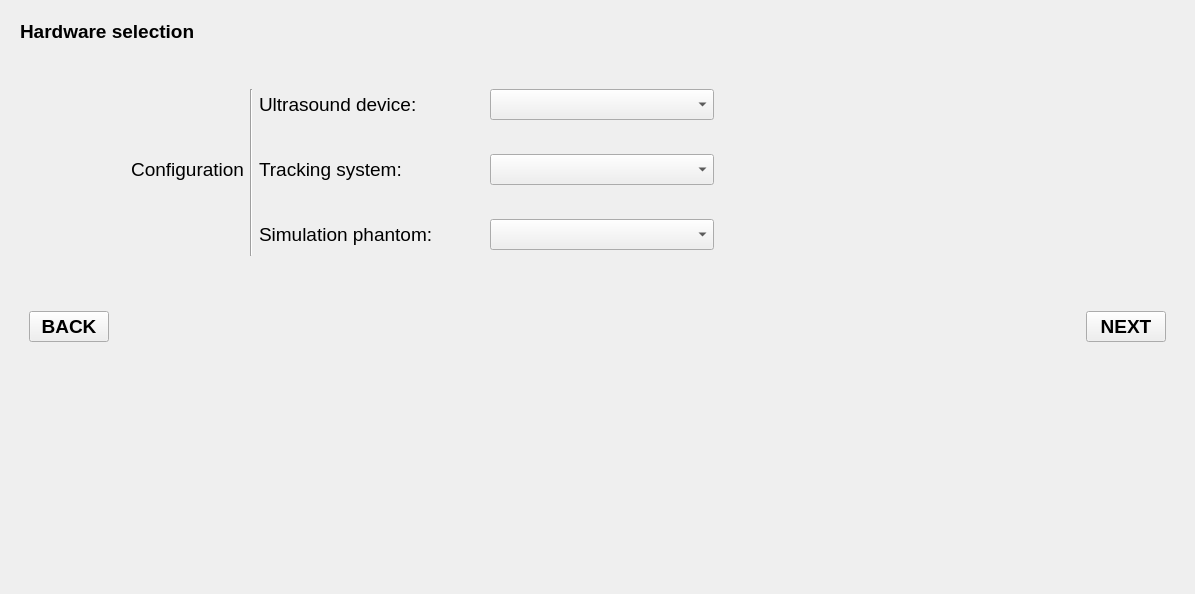
<?xml version="1.0" encoding="UTF-8"?>
<ui version="4.0">
 <class>Dashboard</class>
 <widget class="qMRMLWidget" name="Dashboard">
  <property name="geometry">
   <rect>
    <x>0</x>
    <y>0</y>
    <width>1195</width>
    <height>594</height>
   </rect>
  </property>
  <layout class="QVBoxLayout" name="verticalLayout">
   <item>
    <widget class="QFrame" name="frame">
     <property name="font">
      <font>
       <pointsize>11</pointsize>
       <weight>50</weight>
       <bold>false</bold>
      </font>
     </property>
     <property name="frameShape">
      <enum>QFrame::NoFrame</enum>
     </property>
     <property name="frameShadow">
      <enum>QFrame::Raised</enum>
     </property>
     <layout class="QGridLayout" name="gridLayout_2">
      <item row="4" column="2">
       <widget class="QLabel" name="label_40">
        <property name="font">
         <font>
          <pointsize>14</pointsize>
          <weight>50</weight>
          <bold>false</bold>
         </font>
        </property>
        <property name="text">
         <string/>
        </property>
       </widget>
      </item>
      <item row="1" column="2">
       <widget class="QLabel" name="label_20">
        <property name="font">
         <font>
          <pointsize>5</pointsize>
          <weight>50</weight>
          <bold>false</bold>
         </font>
        </property>
        <property name="text">
         <string/>
        </property>
       </widget>
      </item>
      <item row="7" column="3">
       <widget class="QComboBox" name="simulationPhantomComboBox">
        <property name="font">
         <font>
          <pointsize>14</pointsize>
          <weight>50</weight>
          <bold>false</bold>
         </font>
        </property>
       </widget>
      </item>
      <item row="1" column="0">
       <widget class="QLabel" name="label_1">
        <property name="font">
         <font>
          <pointsize>14</pointsize>
          <weight>75</weight>
          <bold>true</bold>
         </font>
        </property>
        <property name="text">
         <string>Hardware selection</string>
        </property>
       </widget>
      </item>
      <item row="11" column="0" colspan="6">
       <widget class="QFrame" name="navigationBar">
        <property name="frameShape">
         <enum>QFrame::NoFrame</enum>
        </property>
        <property name="frameShadow">
         <enum>QFrame::Raised</enum>
        </property>
        <layout class="QHBoxLayout" name="horizontalLayout">
         <item>
          <widget class="QPushButton" name="previousPageButton">
           <property name="font">
            <font>
             <pointsize>14</pointsize>
             <weight>75</weight>
             <bold>true</bold>
            </font>
           </property>
           <property name="text">
            <string>BACK</string>
           </property>
          </widget>
         </item>
         <item>
          <spacer name="horizontalSpacer">
           <property name="orientation">
            <enum>Qt::Horizontal</enum>
           </property>
           <property name="sizeHint" stdset="0">
            <size>
             <width>960</width>
             <height>20</height>
            </size>
           </property>
          </spacer>
         </item>
         <item>
          <widget class="QPushButton" name="nextPageButton">
           <property name="font">
            <font>
             <pointsize>14</pointsize>
             <weight>75</weight>
             <bold>true</bold>
            </font>
           </property>
           <property name="text">
            <string>NEXT</string>
           </property>
          </widget>
         </item>
        </layout>
       </widget>
      </item>
      <item row="3" column="1" rowspan="6">
       <widget class="Line" name="line">
        <property name="font">
         <font>
          <pointsize>11</pointsize>
          <weight>50</weight>
          <bold>false</bold>
         </font>
        </property>
        <property name="orientation">
         <enum>Qt::Vertical</enum>
        </property>
       </widget>
      </item>
      <item row="6" column="2">
       <widget class="QLabel" name="label_50">
        <property name="font">
         <font>
          <pointsize>14</pointsize>
          <weight>50</weight>
          <bold>false</bold>
         </font>
        </property>
        <property name="text">
         <string/>
        </property>
       </widget>
      </item>
      <item row="7" column="2">
       <widget class="QLabel" name="label_5">
        <property name="font">
         <font>
          <pointsize>14</pointsize>
          <weight>50</weight>
          <bold>false</bold>
         </font>
        </property>
        <property name="text">
         <string>Simulation phantom:</string>
        </property>
       </widget>
      </item>
      <item row="5" column="2">
       <widget class="QLabel" name="label_4">
        <property name="font">
         <font>
          <pointsize>14</pointsize>
          <weight>50</weight>
          <bold>false</bold>
         </font>
        </property>
        <property name="text">
         <string>Tracking system:</string>
        </property>
       </widget>
      </item>
      <item row="3" column="4">
       <widget class="QLabel" name="label_30">
        <property name="font">
         <font>
          <pointsize>11</pointsize>
          <weight>50</weight>
          <bold>false</bold>
         </font>
        </property>
        <property name="text">
         <string/>
        </property>
       </widget>
      </item>
      <item row="10" column="2">
       <spacer name="verticalSpacer_2">
        <property name="orientation">
         <enum>Qt::Vertical</enum>
        </property>
        <property name="sizeHint" stdset="0">
         <size>
          <width>20</width>
          <height>40</height>
         </size>
        </property>
       </spacer>
      </item>
      <item row="3" column="2">
       <widget class="QLabel" name="label_3">
        <property name="font">
         <font>
          <pointsize>14</pointsize>
          <weight>50</weight>
          <bold>false</bold>
         </font>
        </property>
        <property name="text">
         <string>Ultrasound device:</string>
        </property>
       </widget>
      </item>
      <item row="5" column="0">
       <widget class="QLabel" name="label_2">
        <property name="font">
         <font>
          <pointsize>14</pointsize>
          <weight>50</weight>
          <bold>false</bold>
         </font>
        </property>
        <property name="text">
         <string>Configuration</string>
        </property>
        <property name="alignment">
         <set>Qt::AlignRight|Qt::AlignTrailing|Qt::AlignVCenter</set>
        </property>
       </widget>
      </item>
      <item row="3" column="3">
       <widget class="QComboBox" name="ultrasoundDeviceComboBox">
        <property name="font">
         <font>
          <pointsize>14</pointsize>
          <weight>50</weight>
          <bold>false</bold>
         </font>
        </property>
       </widget>
      </item>
      <item row="5" column="3">
       <widget class="QComboBox" name="trackingSystemComboBox">
        <property name="font">
         <font>
          <pointsize>14</pointsize>
          <weight>50</weight>
          <bold>false</bold>
         </font>
        </property>
       </widget>
      </item>
      <item row="2" column="2">
       <spacer name="verticalSpacer">
        <property name="orientation">
         <enum>Qt::Vertical</enum>
        </property>
        <property name="sizeHint" stdset="0">
         <size>
          <width>20</width>
          <height>40</height>
         </size>
        </property>
       </spacer>
      </item>
     </layout>
    </widget>
   </item>
   <item>
    <spacer name="verticalSpacer_3">
     <property name="orientation">
      <enum>Qt::Vertical</enum>
     </property>
     <property name="sizeHint" stdset="0">
      <size>
       <width>20</width>
       <height>40</height>
      </size>
     </property>
    </spacer>
   </item>
  </layout>
 </widget>
 <customwidgets>
  <customwidget>
   <class>qMRMLWidget</class>
   <extends>QWidget</extends>
   <header>qMRMLWidget.h</header>
   <container>1</container>
  </customwidget>
 </customwidgets>
 <resources/>
 <connections/>
</ui>
